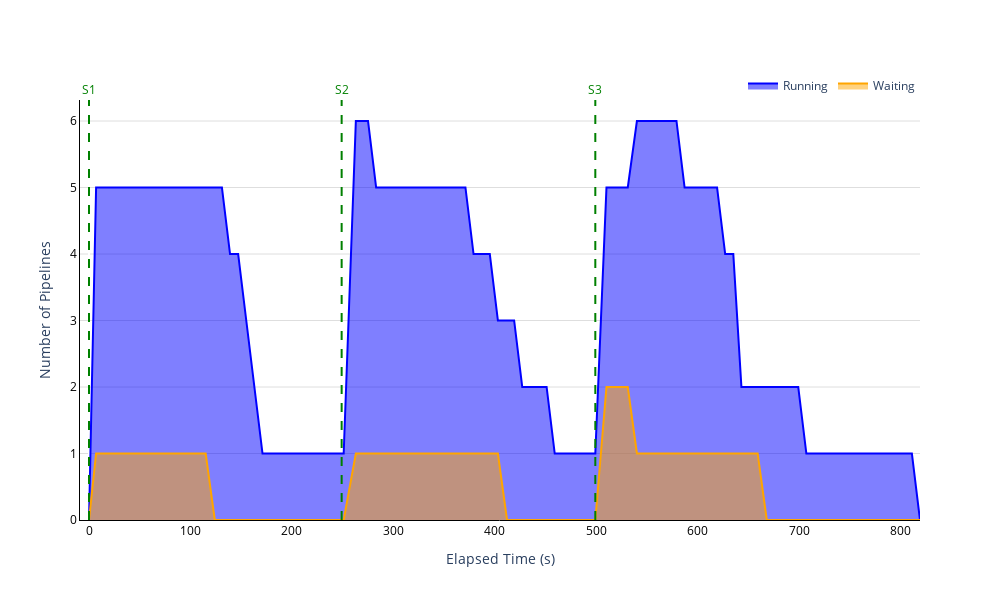

Notebook source saved alongside this figure:
### Markdown cell above
#### Proposed

### Code cell
pipeline_numbers = pd.read_csv("output/proposed/n_pipelines_m2.csv")

# Add elapsed time column
start_timestamp = min(pipeline_numbers["timestamp"])
pipeline_numbers["elapsed_time"] = [int(t-start_timestamp) for t in pipeline_numbers["timestamp"]]

# Separate new time windows and pipeline updates
time_windows = pipeline_numbers[pipeline_numbers["type"] == "new_window"]["elapsed_time"]
pipeline_numbers = pipeline_numbers[pipeline_numbers["type"] == "update"]

plot_n_pipelines(
    pipeline_numbers,
    time_windows,
    title="Number of Pipelines Over Time (Proposed Strategy)",
    filename="n_pipelines_proposed"
)

### Figure 1 — Plotly figure (JSON) as saved in the notebook; plotly's stock layout.template omitted (floating-point values rounded to 4 significant figures)
{"data": [{"fill": "tozeroy", "line": {"color": "blue"}, "mode": "lines", "name": "Running", "type": "scatter", "x": [0, 7, 11, 19, 27, 35, 43, 51, 59, 67, 75, 83, 91, 99, 107, 115, 124, 131, 139, 147, 155, 163, 171, 179, 187, 195, 203, 211, 219, 227, 235, 243, 249, 251, 263, 267, 275, 283, 291, 299, 307, 315, 323, 331, 339, 347, 355, 363, 371, 379, 387, 395, 403, 412, 419, 427, 435, 443, 451, 459, 467, 475, 483, 491, 499, 499, 510, 515, 523, 531, 540, 547, 555, 563, 571, 579, 587, 595, 603, 611, 619, 627, 635, 643, 651, 659, 668, 675, 683, 691, 699, 707, 715, 723, 731, 739, 747, 755, 763, 771, 779, 787, 795, 803, 811, 819], "y": [0, 5, 5, 5, 5, 5, 5, 5, 5, 5, 5, 5, 5, 5, 5, 5, 5, 5, 4, 4, 3, 2, 1, 1, 1, 1, 1, 1, 1, 1, 1, 1, 1, 1, 6, 6, 6, 5, 5, 5, 5, 5, 5, 5, 5, 5, 5, 5, 5, 4, 4, 4, 3, 3, 3, 2, 2, 2, 2, 1, 1, 1, 1, 1, 1, 1, 5, 5, 5, 5, 6, 6, 6, 6, 6, 6, 5, 5, 5, 5, 5, 4, 4, 2, 2, 2, 2, 2, 2, 2, 2, 1, 1, 1, 1, 1, 1, 1, 1, 1, 1, 1, 1, 1, 1, 0]}, {"fill": "tozeroy", "line": {"color": "orange"}, "mode": "lines", "name": "Waiting", "type": "scatter", "x": [0, 7, 11, 19, 27, 35, 43, 51, 59, 67, 75, 83, 91, 99, 107, 115, 124, 131, 139, 147, 155, 163, 171, 179, 187, 195, 203, 211, 219, 227, 235, 243, 249, 251, 263, 267, 275, 283, 291, 299, 307, 315, 323, 331, 339, 347, 355, 363, 371, 379, 387, 395, 403, 412, 419, 427, 435, 443, 451, 459, 467, 475, 483, 491, 499, 499, 510, 515, 523, 531, 540, 547, 555, 563, 571, 579, 587, 595, 603, 611, 619, 627, 635, 643, 651, 659, 668, 675, 683, 691, 699, 707, 715, 723, 731, 739, 747, 755, 763, 771, 779, 787, 795, 803, 811, 819], "y": [0, 1, 1, 1, 1, 1, 1, 1, 1, 1, 1, 1, 1, 1, 1, 1, 0, 0, 0, 0, 0, 0, 0, 0, 0, 0, 0, 0, 0, 0, 0, 0, 0, 0, 1, 1, 1, 1, 1, 1, 1, 1, 1, 1, 1, 1, 1, 1, 1, 1, 1, 1, 1, 0, 0, 0, 0, 0, 0, 0, 0, 0, 0, 0, 0, 0, 2, 2, 2, 2, 1, 1, 1, 1, 1, 1, 1, 1, 1, 1, 1, 1, 1, 1, 1, 1, 0, 0, 0, 0, 0, 0, 0, 0, 0, 0, 0, 0, 0, 0, 0, 0, 0, 0, 0, 0]}], "layout": {"annotations": [{"font": {"color": "green", "size": 12}, "showarrow": false, "text": "S1", "x": 0, "xanchor": "center", "xref": "x", "y": 1, "yanchor": "bottom", "yref": "y domain"}, {"font": {"color": "green", "size": 12}, "showarrow": false, "text": "S2", "x": 249, "xanchor": "center", "xref": "x", "y": 1, "yanchor": "bottom", "yref": "y domain"}, {"font": {"color": "green", "size": 12}, "showarrow": false, "text": "S3", "x": 499, "xanchor": "center", "xref": "x", "y": 1, "yanchor": "bottom", "yref": "y domain"}], "height": 600, "legend": {"orientation": "h", "title": {"text": ""}, "x": 1, "xanchor": "right", "y": 1, "yanchor": "bottom"}, "paper_bgcolor": "rgba(0,0,0,0)", "plot_bgcolor": "rgba(0,0,0,0)", "shapes": [{"line": {"color": "green", "dash": "dash"}, "opacity": 1, "type": "line", "x0": 0, "x1": 0, "xref": "x", "y0": 0, "y1": 1, "yref": "y domain"}, {"line": {"color": "green", "dash": "dash"}, "opacity": 1, "type": "line", "x0": 249, "x1": 249, "xref": "x", "y0": 0, "y1": 1, "yref": "y domain"}, {"line": {"color": "green", "dash": "dash"}, "opacity": 1, "type": "line", "x0": 499, "x1": 499, "xref": "x", "y0": 0, "y1": 1, "yref": "y domain"}], "width": 1000, "xaxis": {"linecolor": "black", "showgrid": false, "showline": true, "tickfont": {"color": "black"}, "title": {"text": "Elapsed Time (s)"}}, "yaxis": {"dtick": 1, "gridcolor": "#dedede", "linecolor": "black", "showgrid": true, "showline": true, "tickfont": {"color": "black"}, "title": {"text": "Number of Pipelines"}}}}
